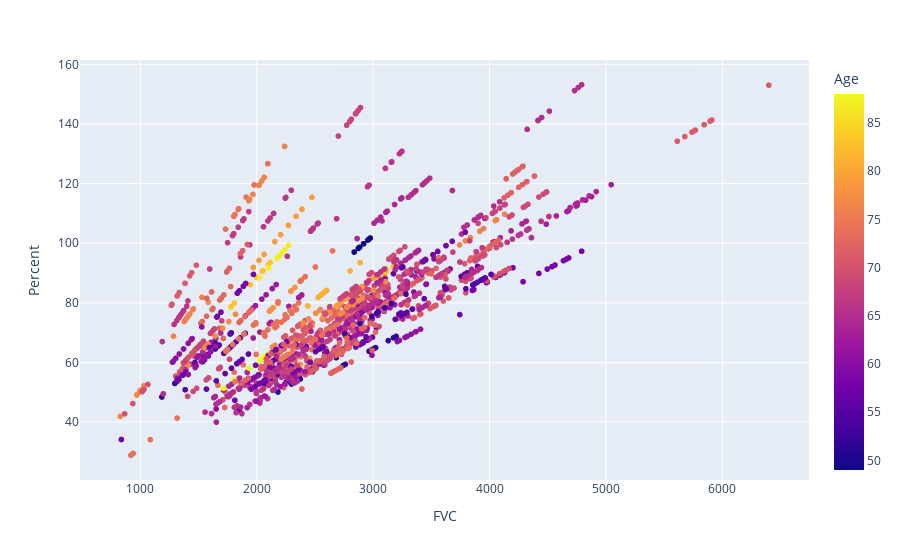

The code cell stored with this chart in its notebook:
### Code cell
fig = px.scatter(train_df, x="FVC", y="Percent", color='Age')
fig.show()

### Figure 1 — Plotly figure (JSON) as saved in the notebook; plotly's stock layout.template omitted (floating-point values rounded to 4 significant figures; data arrays with more than 128 entries replaced by an {"elided": "..."} marker saying what was removed)
{"data": [{"hovertemplate": "FVC=%{x}<br>Percent=%{y}<br>Age=%{marker.color}<extra></extra>", "legendgroup": "", "marker": {"color": {"elided": "1549 int values"}, "coloraxis": "coloraxis", "symbol": "circle"}, "mode": "markers", "name": "", "showlegend": false, "type": "scattergl", "x": {"elided": "1549 int values"}, "xaxis": "x", "y": {"elided": "1549 float values"}, "yaxis": "y"}], "layout": {"coloraxis": {"colorbar": {"title": {"text": "Age"}}, "colorscale": [[0, "#0d0887"], [0.1111, "#46039f"], [0.2222, "#7201a8"], [0.3333, "#9c179e"], [0.4444, "#bd3786"], [0.5556, "#d8576b"], [0.6667, "#ed7953"], [0.7778, "#fb9f3a"], [0.8889, "#fdca26"], [1, "#f0f921"]]}, "legend": {"tracegroupgap": 0}, "margin": {"t": 60}, "xaxis": {"anchor": "y", "domain": [0, 1], "title": {"text": "FVC"}}, "yaxis": {"anchor": "x", "domain": [0, 1], "title": {"text": "Percent"}}}}
